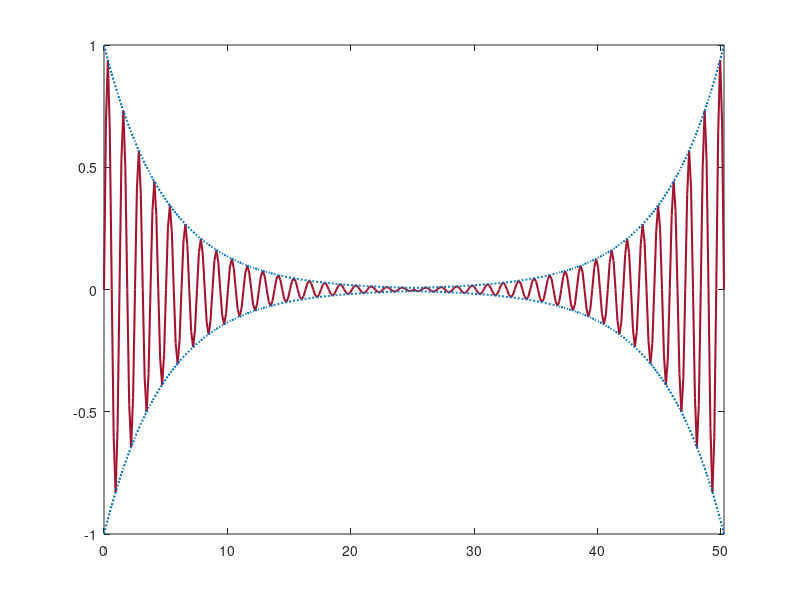

This chart was generated by the following MATLAB code: (Note: this script raises an error after producing the figure.)
clc
clear
close all
addpath(genpath(pwd)) 

%  basic plotting
tmp_ = 5;
t1 = 0:pi/20:8*pi;     
t2 = 8*pi:pi/20:16*pi;
y1_ = exp(-t1/tmp_ );
y2_ = exp(-t1/tmp_ ).*sin(tmp_ *t1);
t = [t1, t2];
y1 = [y1_, fliplr(y1_)];
y2 = [y2_, fliplr(y2_)];

figure;
plot(t, y2, 'Color', '#A2142F', 'LineStyle', '-', 'LineWidth', 1.5) 
hold on
plot(t, y1, 'Color', '#0072BD', 'LineStyle', ':', 'LineWidth', 1.5) 
plot(t, -y1, 'Color', '#0072BD', 'LineStyle', ':','LineWidth', 1.5) 
xlim([min(t), max(t)])


% add 2 zoomed zones
zp = BaseZoom();
zp.plot;
zp.plot;
